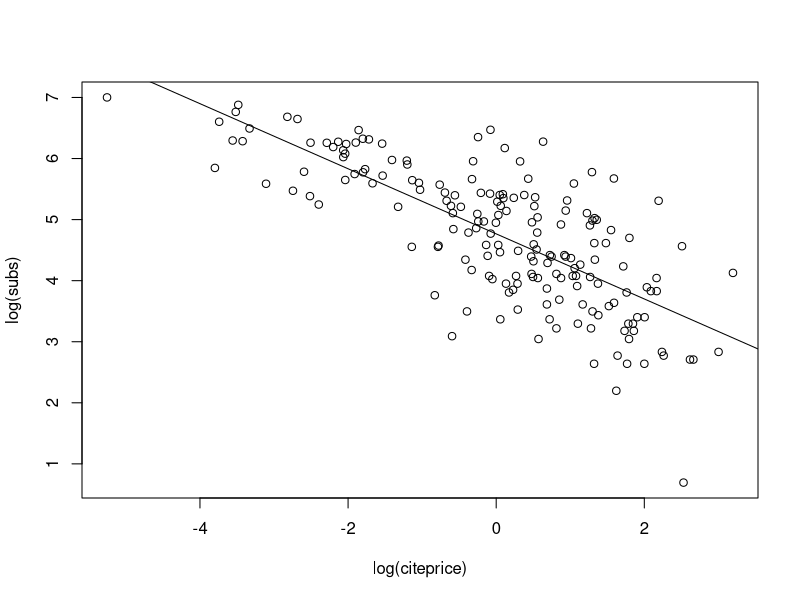
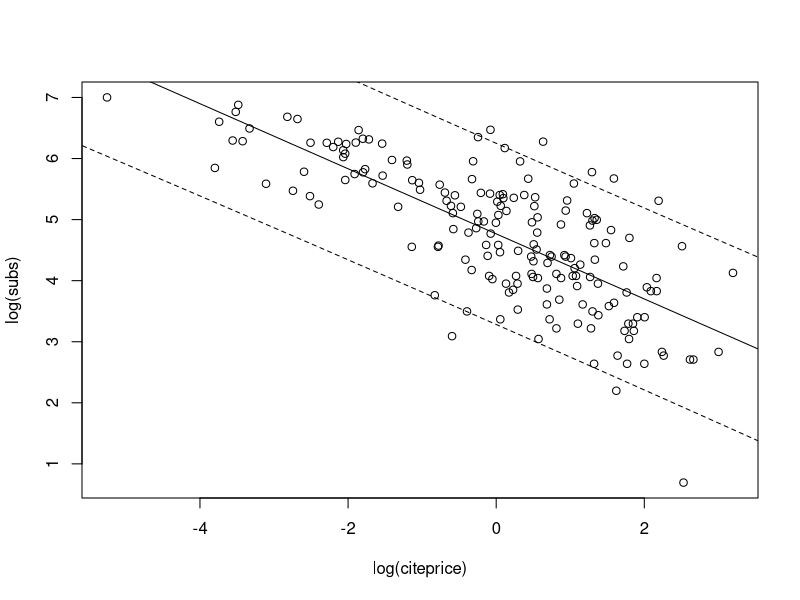
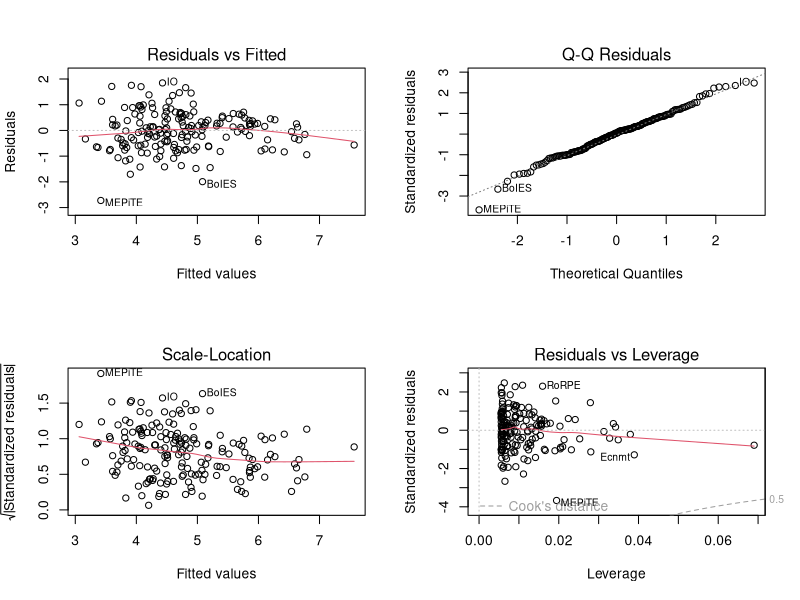
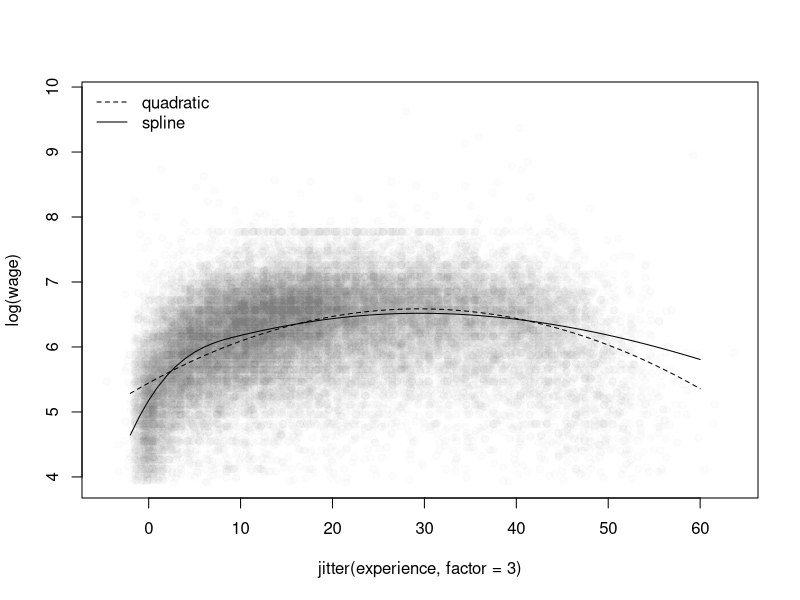
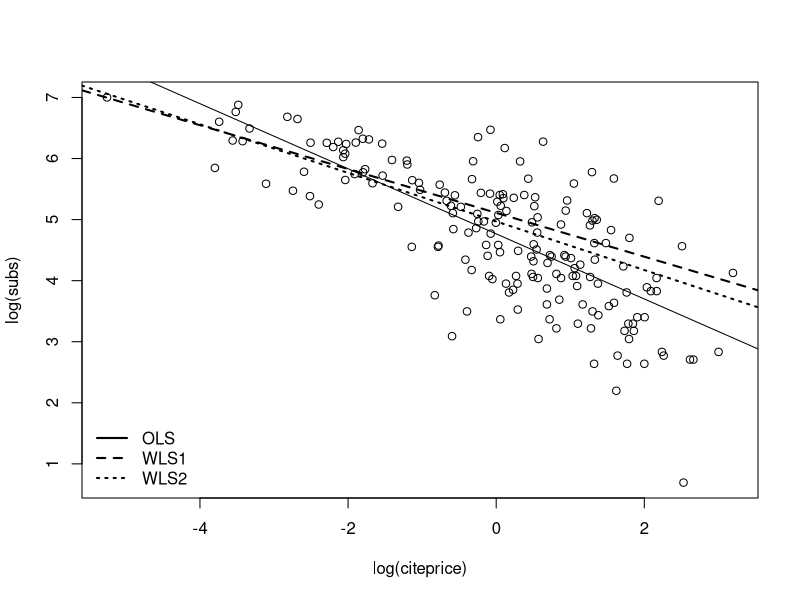
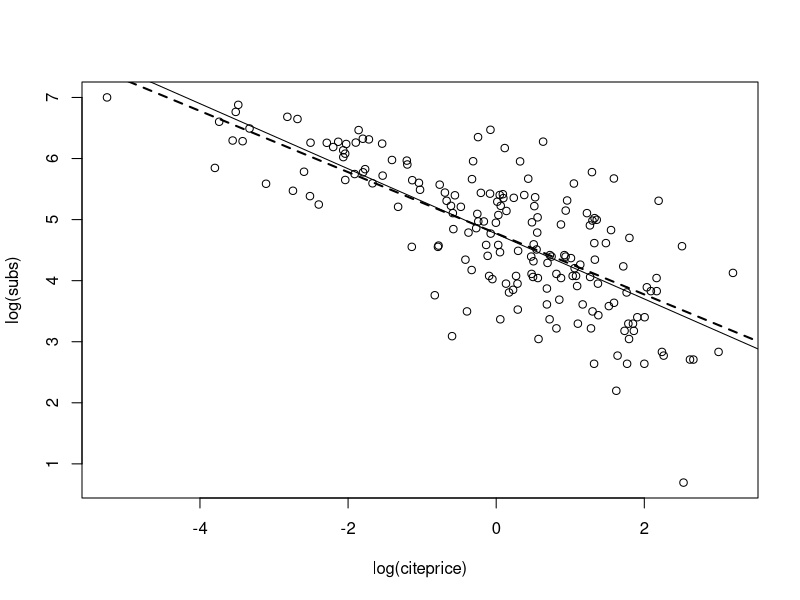
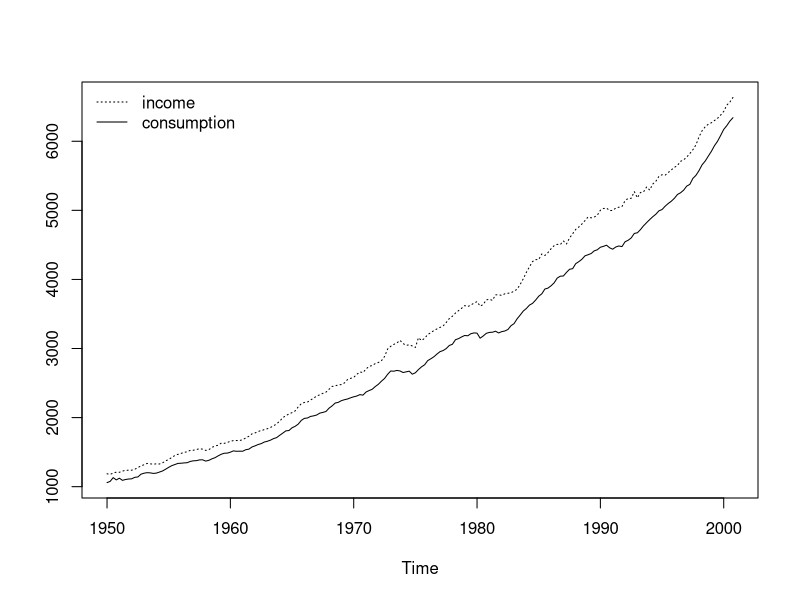
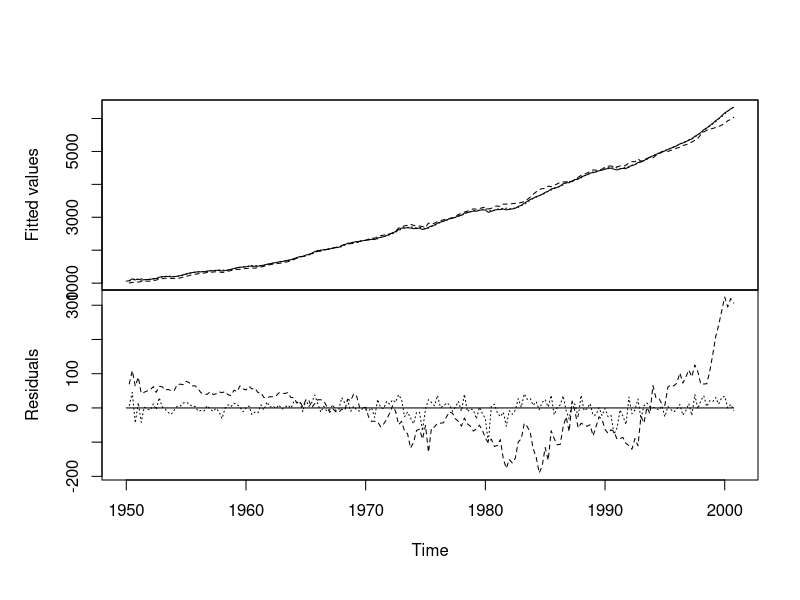

The R script that drew these images, in order:
###################################################
### chunk number 1: setup
###################################################
options(prompt = "R> ", continue = "+  ", width = 64,
  digits = 4, show.signif.stars = FALSE, useFancyQuotes = FALSE)

options(SweaveHooks = list(onefig =   function() {par(mfrow = c(1,1))},
                           twofig =   function() {par(mfrow = c(1,2))},                           
                           threefig = function() {par(mfrow = c(1,3))},
                           fourfig =  function() {par(mfrow = c(2,2))},
			   sixfig =   function() {par(mfrow = c(3,2))}))

library("AER")

set.seed(1071)


###################################################
### chunk number 2: data-journals
###################################################
data("Journals")
journals <- Journals[, c("subs", "price")]
journals$citeprice <- Journals$price/Journals$citations
summary(journals)


###################################################
### chunk number 3: linreg-plot eval=FALSE
###################################################
## plot(log(subs) ~ log(citeprice), data = journals)
## jour_lm <- lm(log(subs) ~ log(citeprice), data = journals)
## abline(jour_lm)


###################################################
### chunk number 4: linreg-plot1
###################################################
plot(log(subs) ~ log(citeprice), data = journals)
jour_lm <- lm(log(subs) ~ log(citeprice), data = journals)
abline(jour_lm)


###################################################
### chunk number 5: linreg-class
###################################################
class(jour_lm)


###################################################
### chunk number 6: linreg-names
###################################################
names(jour_lm)


###################################################
### chunk number 7: linreg-summary
###################################################
summary(jour_lm)


###################################################
### chunk number 8: linreg-summary
###################################################
jour_slm <- summary(jour_lm)
class(jour_slm)
names(jour_slm)


###################################################
### chunk number 9: linreg-coef
###################################################
jour_slm$coefficients


###################################################
### chunk number 10: linreg-anova
###################################################
anova(jour_lm)


###################################################
### chunk number 11: journals-coef
###################################################
coef(jour_lm)


###################################################
### chunk number 12: journals-confint
###################################################
confint(jour_lm, level = 0.95)


###################################################
### chunk number 13: journals-predict
###################################################
predict(jour_lm, newdata = data.frame(citeprice = 2.11),
  interval = "confidence")
predict(jour_lm, newdata = data.frame(citeprice = 2.11), 
  interval = "prediction")


###################################################
### chunk number 14: predict-plot eval=FALSE
###################################################
## lciteprice <- seq(from = -6, to = 4, by = 0.25)
## jour_pred <- predict(jour_lm, interval = "prediction",
##   newdata = data.frame(citeprice = exp(lciteprice)))  
## plot(log(subs) ~ log(citeprice), data = journals)
## lines(jour_pred[, 1] ~ lciteprice, col = 1)    
## lines(jour_pred[, 2] ~ lciteprice, col = 1, lty = 2)
## lines(jour_pred[, 3] ~ lciteprice, col = 1, lty = 2)


###################################################
### chunk number 15: predict-plot1
###################################################
lciteprice <- seq(from = -6, to = 4, by = 0.25)
jour_pred <- predict(jour_lm, interval = "prediction",
  newdata = data.frame(citeprice = exp(lciteprice)))  
plot(log(subs) ~ log(citeprice), data = journals)
lines(jour_pred[, 1] ~ lciteprice, col = 1)    
lines(jour_pred[, 2] ~ lciteprice, col = 1, lty = 2)
lines(jour_pred[, 3] ~ lciteprice, col = 1, lty = 2)


###################################################
### chunk number 16: journals-plot eval=FALSE
###################################################
## par(mfrow = c(2, 2))
## plot(jour_lm)
## par(mfrow = c(1, 1))


###################################################
### chunk number 17: journals-plot1
###################################################
par(mfrow = c(2, 2))
plot(jour_lm)
par(mfrow = c(1, 1))


###################################################
### chunk number 18: journal-lht
###################################################
linearHypothesis(jour_lm, "log(citeprice) = -0.5")


###################################################
### chunk number 19: CPS-data
###################################################
data("CPS1988")
summary(CPS1988)


###################################################
### chunk number 20: CPS-base
###################################################
cps_lm <- lm(log(wage) ~ experience + I(experience^2) +
  education + ethnicity, data = CPS1988)


###################################################
### chunk number 21: CPS-visualization-unused eval=FALSE
###################################################
## ex <- 0:56
## ed <- with(CPS1988, tapply(education, 
##   list(ethnicity, experience), mean))[, as.character(ex)]
## fm <- cps_lm
## wago <- predict(fm, newdata = data.frame(experience = ex, 
##   ethnicity = "cauc", education = as.numeric(ed["cauc",])))
## wagb <- predict(fm, newdata = data.frame(experience = ex, 
##   ethnicity = "afam", education = as.numeric(ed["afam",])))
## plot(log(wage) ~ experience, data = CPS1988, pch = ".", 
##   col = as.numeric(ethnicity))
## lines(ex, wago)
## lines(ex, wagb, col = 2)


###################################################
### chunk number 22: CPS-summary
###################################################
summary(cps_lm)


###################################################
### chunk number 23: CPS-noeth
###################################################
cps_noeth <- lm(log(wage) ~ experience + I(experience^2) +
  education, data = CPS1988)
anova(cps_noeth, cps_lm)


###################################################
### chunk number 24: CPS-anova
###################################################
anova(cps_lm)


###################################################
### chunk number 25: CPS-noeth2 eval=FALSE
###################################################
## cps_noeth <- update(cps_lm, formula = . ~ . - ethnicity)


###################################################
### chunk number 26: CPS-waldtest
###################################################
waldtest(cps_lm, . ~ . - ethnicity)


###################################################
### chunk number 27: CPS-spline
###################################################
library("splines")
cps_plm <- lm(log(wage) ~ bs(experience, df = 5) +
  education + ethnicity, data = CPS1988)


###################################################
### chunk number 28: CPS-spline-summary eval=FALSE
###################################################
## summary(cps_plm)


###################################################
### chunk number 29: CPS-BIC
###################################################
cps_bs <- lapply(3:10, function(i) lm(log(wage) ~
  bs(experience, df = i) + education + ethnicity,
  data = CPS1988))
structure(sapply(cps_bs, AIC, k = log(nrow(CPS1988))),
  .Names = 3:10)


###################################################
### chunk number 30: plm-plot eval=FALSE
###################################################
## cps <- data.frame(experience = -2:60, education =
##   with(CPS1988, mean(education[ethnicity == "cauc"])),
##   ethnicity = "cauc")
## cps$yhat1 <- predict(cps_lm, newdata = cps)
## cps$yhat2 <- predict(cps_plm, newdata = cps)
## 
## plot(log(wage) ~ jitter(experience, factor = 3), pch = 19,
##   col = rgb(0.5, 0.5, 0.5, alpha = 0.02), data = CPS1988)
## lines(yhat1 ~ experience, data = cps, lty = 2)
## lines(yhat2 ~ experience, data = cps)
## legend("topleft", c("quadratic", "spline"), lty = c(2,1),
##   bty = "n")


###################################################
### chunk number 31: plm-plot1
###################################################
cps <- data.frame(experience = -2:60, education =
  with(CPS1988, mean(education[ethnicity == "cauc"])),
  ethnicity = "cauc")
cps$yhat1 <- predict(cps_lm, newdata = cps)
cps$yhat2 <- predict(cps_plm, newdata = cps)

plot(log(wage) ~ jitter(experience, factor = 3), pch = 19,
  col = rgb(0.5, 0.5, 0.5, alpha = 0.02), data = CPS1988)
lines(yhat1 ~ experience, data = cps, lty = 2)
lines(yhat2 ~ experience, data = cps)
legend("topleft", c("quadratic", "spline"), lty = c(2,1),
  bty = "n")


###################################################
### chunk number 32: CPS-int
###################################################
cps_int <- lm(log(wage) ~ experience + I(experience^2) +
  education * ethnicity, data = CPS1988)
coeftest(cps_int)


###################################################
### chunk number 33: CPS-int2 eval=FALSE
###################################################
## cps_int <- lm(log(wage) ~ experience + I(experience^2) +
##   education + ethnicity + education:ethnicity,
##   data = CPS1988)


###################################################
### chunk number 34: CPS-sep
###################################################
cps_sep <- lm(log(wage) ~ ethnicity /
  (experience + I(experience^2) + education) - 1,
  data = CPS1988)


###################################################
### chunk number 35: CPS-sep-coef
###################################################
cps_sep_cf <- matrix(coef(cps_sep), nrow = 2)
rownames(cps_sep_cf) <- levels(CPS1988$ethnicity)
colnames(cps_sep_cf) <- names(coef(cps_lm))[1:4]
cps_sep_cf


###################################################
### chunk number 36: CPS-sep-anova
###################################################
anova(cps_sep, cps_lm)


###################################################
### chunk number 37: CPS-sep-visualization-unused eval=FALSE
###################################################
## ex <- 0:56
## ed <- with(CPS1988, tapply(education, list(ethnicity, 
##   experience), mean))[, as.character(ex)]
## fm <- cps_lm
## wago <- predict(fm, newdata = data.frame(experience = ex, 
##   ethnicity = "cauc", education = as.numeric(ed["cauc",])))
## wagb <- predict(fm, newdata = data.frame(experience = ex, 
##   ethnicity = "afam", education = as.numeric(ed["afam",])))
## plot(log(wage) ~ jitter(experience, factor = 2), 
##   data = CPS1988, pch = ".", col = as.numeric(ethnicity))
## 
## 
## plot(log(wage) ~ as.factor(experience), data = CPS1988, 
##   pch = ".")
## lines(ex, wago, lwd = 2)
## lines(ex, wagb, col = 2, lwd = 2)
## fm <- cps_sep
## wago <- predict(fm, newdata = data.frame(experience = ex, 
##   ethnicity = "cauc", education = as.numeric(ed["cauc",])))
## wagb <- predict(fm, newdata = data.frame(experience = ex, 
##   ethnicity = "afam", education = as.numeric(ed["afam",])))
## lines(ex, wago, lty = 2, lwd = 2)
## lines(ex, wagb, col = 2, lty = 2, lwd = 2)


###################################################
### chunk number 38: CPS-region
###################################################
CPS1988$region <- relevel(CPS1988$region, ref = "south")
cps_region <- lm(log(wage) ~ ethnicity + education +
  experience + I(experience^2) + region, data = CPS1988)
coef(cps_region)


###################################################
### chunk number 39: wls1
###################################################
jour_wls1 <- lm(log(subs) ~ log(citeprice), data = journals,
  weights = 1/citeprice^2)


###################################################
### chunk number 40: wls2
###################################################
jour_wls2 <- lm(log(subs) ~ log(citeprice), data = journals,
  weights = 1/citeprice)


###################################################
### chunk number 41: journals-wls1 eval=FALSE
###################################################
## plot(log(subs) ~ log(citeprice), data = journals)
## abline(jour_lm)
## abline(jour_wls1, lwd = 2, lty = 2)
## abline(jour_wls2, lwd = 2, lty = 3)
## legend("bottomleft", c("OLS", "WLS1", "WLS2"),
##   lty = 1:3, lwd = 2, bty = "n")


###################################################
### chunk number 42: journals-wls11
###################################################
plot(log(subs) ~ log(citeprice), data = journals)
abline(jour_lm)
abline(jour_wls1, lwd = 2, lty = 2)
abline(jour_wls2, lwd = 2, lty = 3)
legend("bottomleft", c("OLS", "WLS1", "WLS2"),
  lty = 1:3, lwd = 2, bty = "n")


###################################################
### chunk number 43: fgls1
###################################################
auxreg <- lm(log(residuals(jour_lm)^2) ~ log(citeprice),
  data = journals)
jour_fgls1 <- lm(log(subs) ~ log(citeprice), 
  weights = 1/exp(fitted(auxreg)), data = journals)


###################################################
### chunk number 44: fgls2
###################################################
gamma2i <- coef(auxreg)[2]
gamma2 <- 0
while(abs((gamma2i - gamma2)/gamma2) > 1e-7) {
  gamma2 <- gamma2i
  fglsi <- lm(log(subs) ~ log(citeprice), data = journals, 
    weights = 1/citeprice^gamma2)
  gamma2i <- coef(lm(log(residuals(fglsi)^2) ~
    log(citeprice), data = journals))[2]
}
jour_fgls2 <- lm(log(subs) ~ log(citeprice), data = journals,
  weights = 1/citeprice^gamma2)


###################################################
### chunk number 45: fgls2-coef
###################################################
coef(jour_fgls2)


###################################################
### chunk number 46: journals-fgls
###################################################
plot(log(subs) ~ log(citeprice), data = journals)
abline(jour_lm)
abline(jour_fgls2, lty = 2, lwd = 2)


###################################################
### chunk number 47: usmacro-plot eval=FALSE
###################################################
## data("USMacroG")
## plot(USMacroG[, c("dpi", "consumption")], lty = c(3, 1),
##   plot.type = "single", ylab = "")
## legend("topleft", legend = c("income", "consumption"),
##   lty = c(3, 1), bty = "n")


###################################################
### chunk number 48: usmacro-plot1
###################################################
data("USMacroG")
plot(USMacroG[, c("dpi", "consumption")], lty = c(3, 1),
  plot.type = "single", ylab = "")
legend("topleft", legend = c("income", "consumption"),
  lty = c(3, 1), bty = "n")


###################################################
### chunk number 49: usmacro-fit
###################################################
library("dynlm")
cons_lm1 <- dynlm(consumption ~ dpi + L(dpi), data = USMacroG)
cons_lm2 <- dynlm(consumption ~ dpi + L(consumption), 
  data = USMacroG)


###################################################
### chunk number 50: usmacro-summary1
###################################################
summary(cons_lm1)


###################################################
### chunk number 51: usmacro-summary2
###################################################
summary(cons_lm2)


###################################################
### chunk number 52: dynlm-plot eval=FALSE
###################################################
## plot(merge(as.zoo(USMacroG[,"consumption"]), fitted(cons_lm1),
##   fitted(cons_lm2), 0, residuals(cons_lm1),
##   residuals(cons_lm2)), screens = rep(1:2, c(3, 3)),
##   lty = rep(1:3, 2), ylab = c("Fitted values", "Residuals"),
##   xlab = "Time", main = "")
## legend(0.05, 0.95, c("observed", "cons_lm1", "cons_lm2"), 
##   lty = 1:3, bty = "n")


###################################################
### chunk number 53: dynlm-plot1
###################################################
plot(merge(as.zoo(USMacroG[,"consumption"]), fitted(cons_lm1),
  fitted(cons_lm2), 0, residuals(cons_lm1),
  residuals(cons_lm2)), screens = rep(1:2, c(3, 3)),
  lty = rep(1:3, 2), ylab = c("Fitted values", "Residuals"),
  xlab = "Time", main = "")
legend(0.05, 0.95, c("observed", "cons_lm1", "cons_lm2"), 
  lty = 1:3, bty = "n")


###################################################
### chunk number 54: encompassing1
###################################################
cons_lmE <- dynlm(consumption ~ dpi + L(dpi) +
  L(consumption), data = USMacroG)


###################################################
### chunk number 55: encompassing2
###################################################
anova(cons_lm1, cons_lmE, cons_lm2)


###################################################
### chunk number 56: encompassing3
###################################################
encomptest(cons_lm1, cons_lm2)


###################################################
### chunk number 57: pdata.frame
###################################################
data("Grunfeld", package = "AER")
library("plm")
gr <- subset(Grunfeld, firm %in% c("General Electric",
  "General Motors", "IBM"))
pgr <- pdata.frame(gr, index = c("firm", "year"))


###################################################
### chunk number 58: plm-pool
###################################################
gr_pool <- plm(invest ~ value + capital, data = pgr, 
  model = "pooling")


###################################################
### chunk number 59: plm-FE
###################################################
gr_fe <- plm(invest ~ value + capital, data = pgr, 
  model = "within")
summary(gr_fe)


###################################################
### chunk number 60: plm-pFtest
###################################################
pFtest(gr_fe, gr_pool)


###################################################
### chunk number 61: plm-RE
###################################################
gr_re <- plm(invest ~ value + capital, data = pgr, 
  model = "random", random.method = "walhus")
summary(gr_re)


###################################################
### chunk number 62: plm-plmtest
###################################################
plmtest(gr_pool)


###################################################
### chunk number 63: plm-phtest
###################################################
phtest(gr_re, gr_fe)


###################################################
### chunk number 64: EmplUK-data
###################################################
data("EmplUK", package = "plm")
form <- log(emp) ~ log(wage) + log(capital) + log(output)


###################################################
### chunk number 65: plm-AB
###################################################
empl_ab <- pgmm(dynformula(form, list(2, 1, 0, 1)),
  data = EmplUK, index = c("firm", "year"),
  effect = "twoways", model = "twosteps",
  gmm.inst = ~ log(emp), lag.gmm = list(c(2, 99)))


###################################################
### chunk number 66: plm-AB-summary
###################################################
summary(empl_ab)     


###################################################
### chunk number 67: systemfit
###################################################
library("systemfit")
gr2 <- subset(Grunfeld, firm %in% c("Chrysler", "IBM"))
pgr2 <- pdata.frame(gr2, c("firm", "year"))


###################################################
### chunk number 68: SUR
###################################################
gr_sur <- systemfit(invest ~ value + capital,
  method = "SUR", data = pgr2)
summary(gr_sur, residCov = FALSE, equations = FALSE)


###################################################
### chunk number 69: nlme eval=FALSE
###################################################
## library("nlme")
## g1 <- subset(Grunfeld, firm == "Westinghouse")
## gls(invest ~ value + capital, data = g1, correlation = corAR1())
